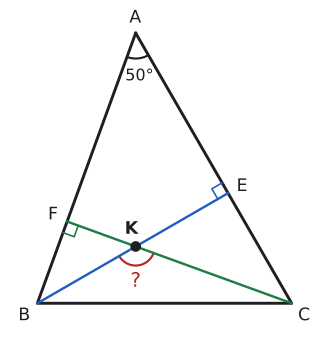

The Python source for this figure:
import sys; sys.path.insert(0, "tools")
from cizim import *

def uz(P, Q): return round(float(np.linalg.norm(np.asarray(P) - np.asarray(Q))), 3)
def kenar(ax, P, Q, metin, G, d=0.45, renk=YAZI, fs=13):
    """[PQ] kenarının ortasına, G'nin ters tarafına etiket."""
    P, Q = np.asarray(P, float), np.asarray(Q, float); M = (P + Q) / 2
    u = (Q - P) / np.linalg.norm(Q - P); v = np.array([-u[1], u[0]])
    if np.dot(v, M - np.asarray(G)) < 0: v = -v
    ax.text(*(M + d * v), metin, ha="center", va="center", color=renk, fontsize=fs)
def dik_ayak(P, Q, R):
    """R noktasından PQ doğrusuna inen dikmenin ayağı."""
    P, Q, R = (np.asarray(t, float) for t in (P, Q, R))
    u = (Q - P) / np.linalg.norm(Q - P); return P + np.dot(R - P, u) * u
def dik(ax, ayak, p1, p2, k=0.3, renk=YAZI):
    """ayak noktasında, ayak->p1 ve ayak->p2 yönleri arasında dik açı karesi."""
    ayak = np.asarray(ayak, float)
    u = (np.asarray(p1) - ayak) / np.linalg.norm(np.asarray(p1) - ayak); v = (np.asarray(p2) - ayak) / np.linalg.norm(np.asarray(p2) - ayak)
    ax.plot(*zip(ayak + k * u, ayak + k * (u + v), ayak + k * v), color=renk, lw=1.2)
def centik(ax, P, Q, n=1, renk=YAZI, L=0.18, ara=0.12):
    """[PQ] ortasına n tane eşlik çentiği."""
    P, Q = np.asarray(P, float), np.asarray(Q, float); M = (P + Q) / 2
    u = (Q - P) / np.linalg.norm(Q - P); v = np.array([-u[1], u[0]])
    for i in range(n):
        c = M + (i - (n - 1) / 2) * ara * u
        ax.plot(*zip(c - L * v, c + L * v), color=renk, lw=1.3)

# m(A)=50, m(B)=70, m(C)=60. [BE] ⊥ [AC], [CF] ⊥ [AB], K kesişim. m(BKC) = 180 - 50 = 130.
B, C = np.array([0.0, 0.0]), np.array([6.0, 0.0])
t = 6 * np.sin(np.radians(60)) / np.sin(np.radians(50))
A = B + t * np.array([np.cos(np.radians(70)), np.sin(np.radians(70))])
E, F = dik_ayak(A, C, B), dik_ayak(A, B, C)
M = np.array([C - B, A - C]); K = np.linalg.solve(M, np.array([np.dot(C - B, A), np.dot(A - C, B)]))
u, v = B - K, C - K
print("A", np.degrees(np.arccos(np.dot(B - A, C - A) / uz(A, B) / uz(A, C))), "BKC", np.degrees(np.arccos(np.dot(u, v) / np.linalg.norm(u) / np.linalg.norm(v))))
fig, ax = sekil(4.6, 4.4)
ax.set_aspect("equal"); ax.axis("off")
ax.plot(*zip(A, B, C, A), color=YAZI)
ax.plot(*zip(B, E), color=MAVI, lw=1.8); ax.plot(*zip(C, F), color=YESIL, lw=1.8)
ax.plot(*zip(B, K, C), color=KIRMIZI, lw=0)  # yalnız konum
dik(ax, E, A, B, k=0.28, renk=MAVI); dik(ax, F, B, C, k=0.28, renk=YESIL)
aci(ax, A, B, C, r=0.6, ad="50°", renk=YAZI)
aci(ax, K, B, C, r=0.45, ad="", renk=KIRMIZI)
ax.text(K[0], K[1] - 0.95, "?", color=KIRMIZI, fontsize=15, ha="center")
nokta(ax, *K, "", renk=YAZI); ax.text(K[0] - 0.1, K[1] + 0.3, "K", fontsize=13, ha="center", fontweight="bold")
for P, ad, d in ((A, "A", (-0.15, 0.25)), (B, "B", (-0.45, -0.4)), (C, "C", (0.15, -0.4)), (E, "E", (0.2, 0.05)), (F, "F", (-0.45, 0.05))): ax.text(P[0] + d[0], P[1] + d[1], ad, fontsize=13)
ax.set_xlim(-0.7, 6.7); ax.set_ylim(-0.7, A[1] + 0.6)
kaydet(fig, __file__)
